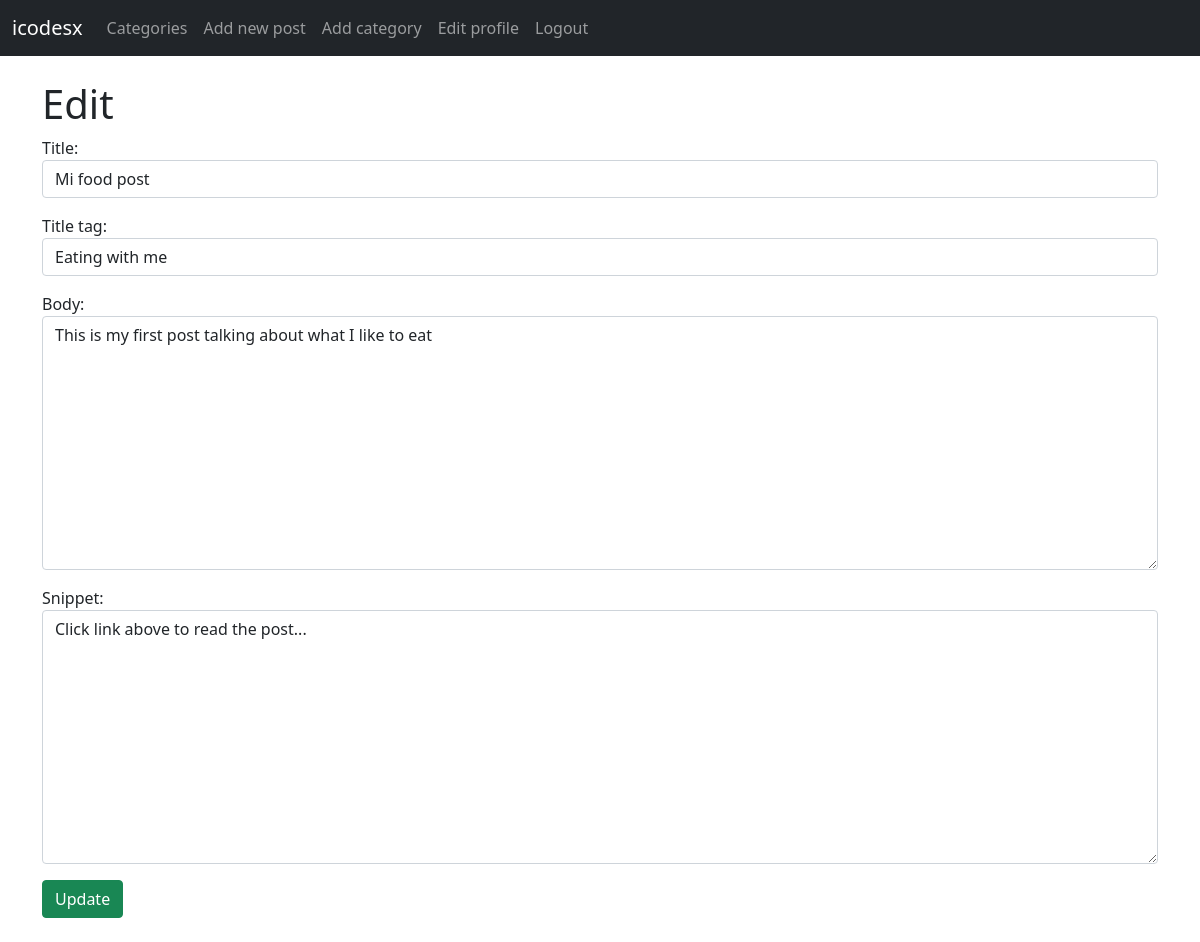
Screenshot of /article/5/edit (signed in) with the database file from the repository.
### blogapp/models.py (models this page shows, shortened)
class Post(models.Model):
    title = models.CharField(max_length=255)
    title_tag = models.CharField(max_length=255)
    author = models.ForeignKey(User, on_delete=models.CASCADE)
    body = RichTextField(blank=True, null=True)
    post_date = models.DateField(auto_now_add=True)
    category = models.CharField(max_length=255, default='Blog experience')
    snippet = models.CharField(max_length=255)
    likes = models.ManyToManyField(User, related_name='blog_posts')

### blogapp/views.py (the view)
# urls.py: path('article/<int:pk>/edit', EditPostView.as_view(), name='edit-post'),
class EditPostView(UpdateView):
    model = Post
    form_class = EditForm
    template_name = 'edit-post.html'

### blogapp/forms.py
class EditForm(forms.ModelForm):
    class Meta:
        model = Post
        fields = ('title', 'title_tag', 'body', 'snippet')
        widgets = {
            'title': forms.TextInput(attrs={'class': 'form-control'}),
            'title_tag': forms.TextInput(attrs={'class': 'form-control'}),
            'body': forms.Textarea(attrs={'class': 'form-control'}),
            'snippet': forms.Textarea(attrs={'class': 'form-control'}),
        }

### blogapp/templates/edit-post.html (shortened to what this page needs)
{% extends 'base.html' %}
{% block content %}
    {% if user.is_authenticated and user.id == post.author.id %}
        <h1>Edit</h1>
        <div class="form-group">
            <form method="POST">
                {{ form.as_p }}
                <button class="btn btn-success">Update</button>
            </form>
        </div>
    {% else %}
        <div class="alert alert-danger" role="alert">
            You don't have the credentials to access this page.
        </div>
    {% endif %}
    <br>
{% endblock %}

### rows the page displays
Post: title "Mi food post", title_tag "Eating with me", body "This is my first post talking about what I like to eat", snippet "Click link above to read the post..."
